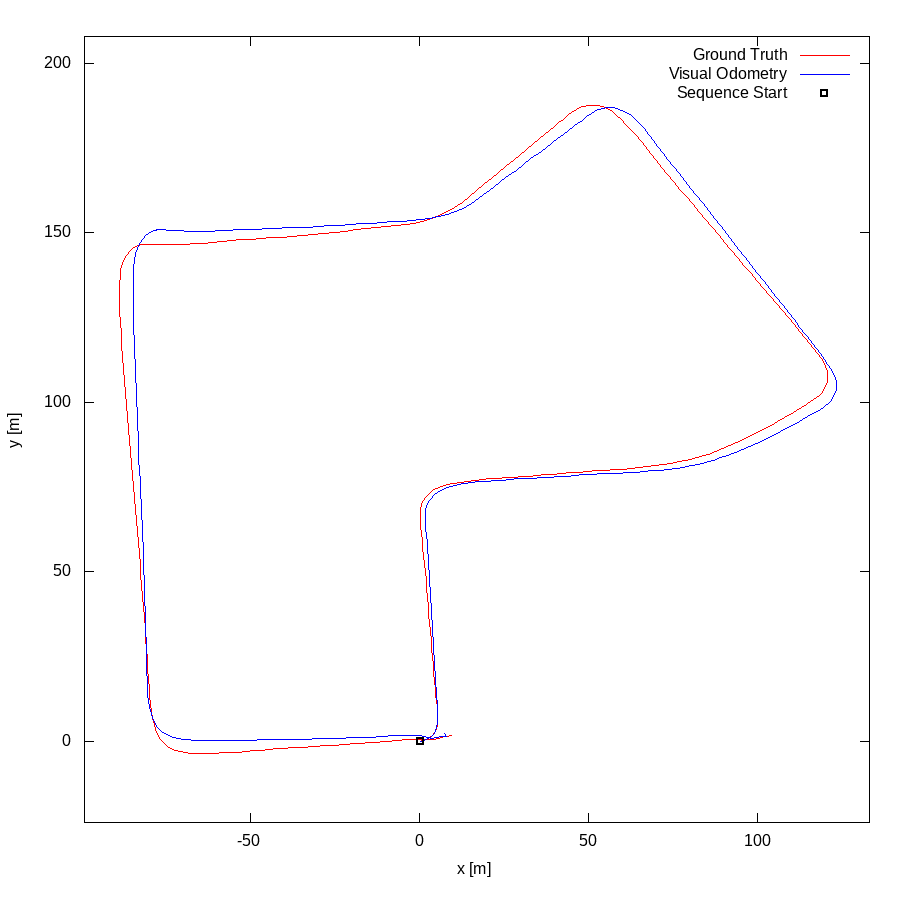

Generate this figure with gnuplot:
set term postscript eps enhanced color
set output "07.eps"
set size ratio -1
set xrange [-99:133]
set yrange [-24:208]
set xlabel "x [m]"
set ylabel "y [m]"
plot "07.txt" using 1:2 lc rgb "#FF0000" title 'Ground Truth' w lines,"07.txt" using 3:4 lc rgb "#0000FF" title 'Visual Odometry' w lines,"< head -1 07.txt" using 1:2 lc rgb "#000000" pt 4 ps 1 lw 2 title 'Sequence Start' w points
